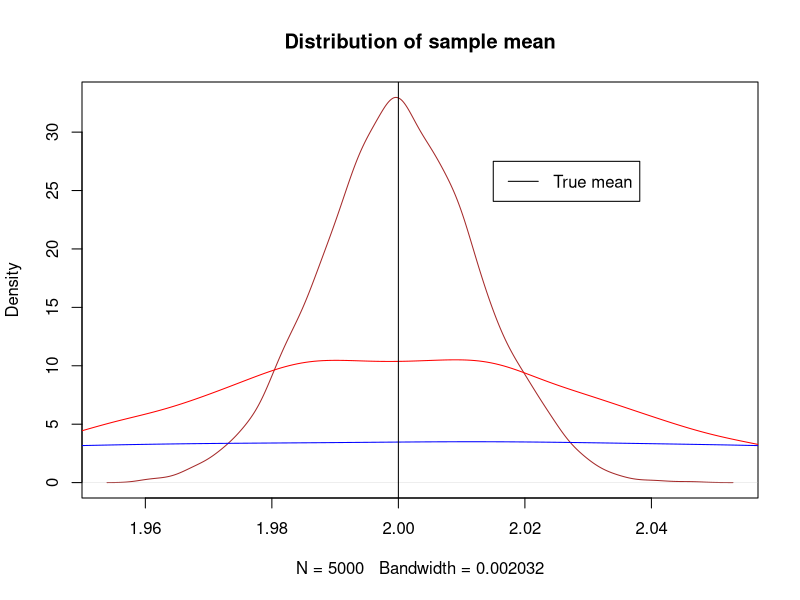
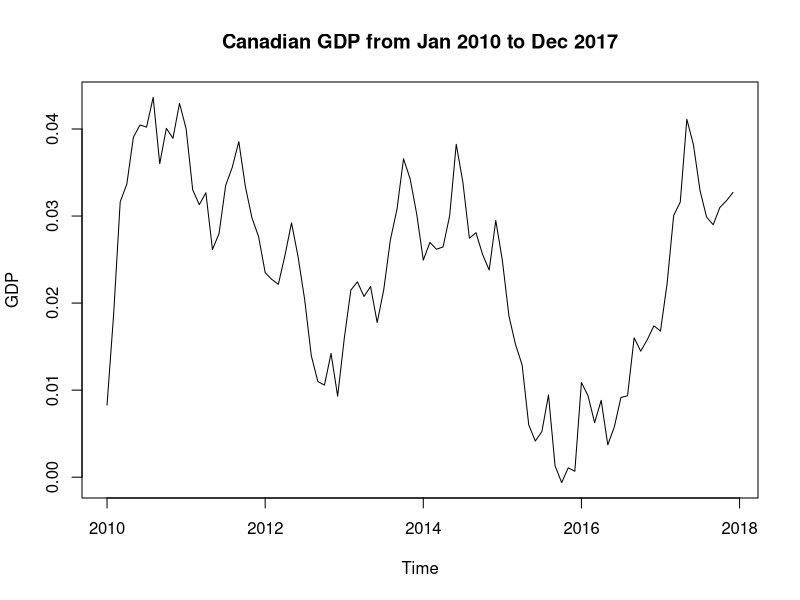
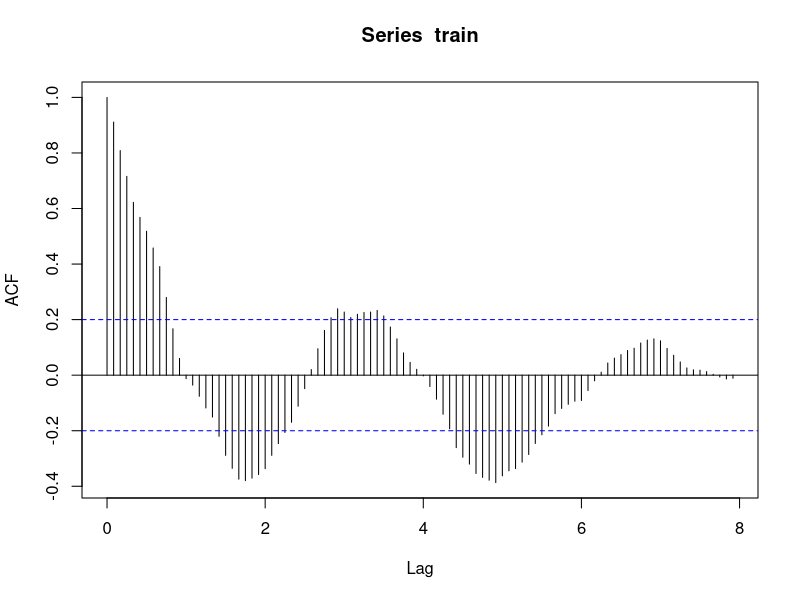
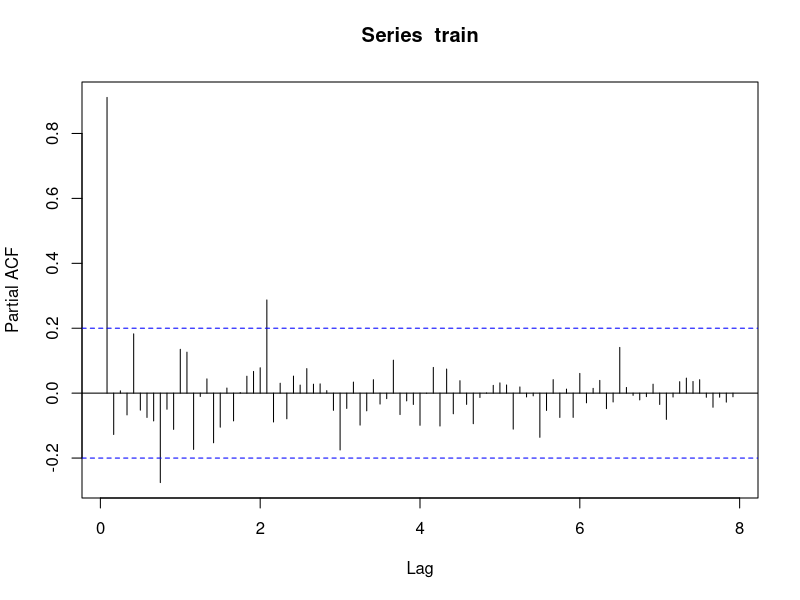
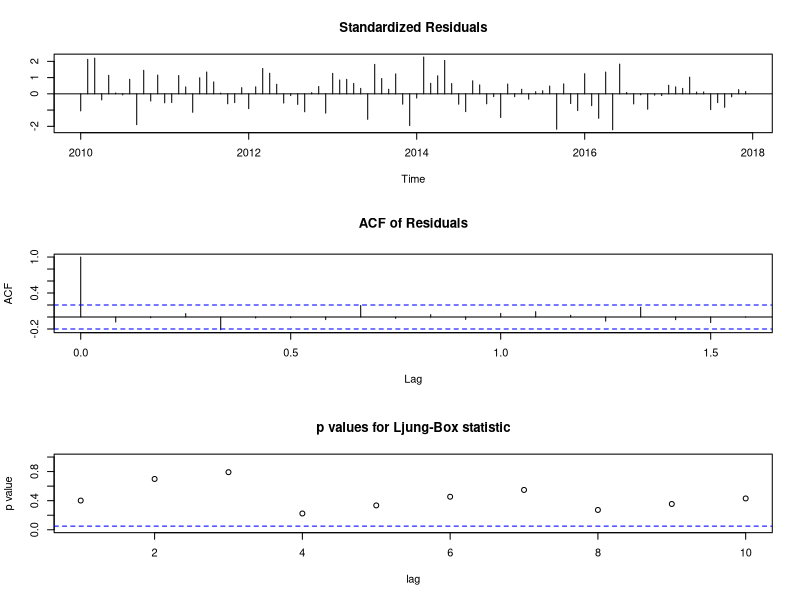
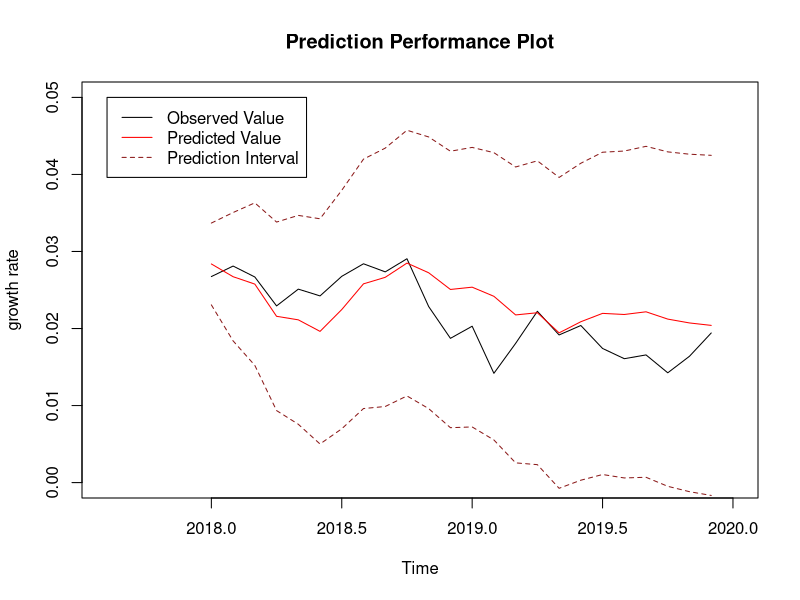
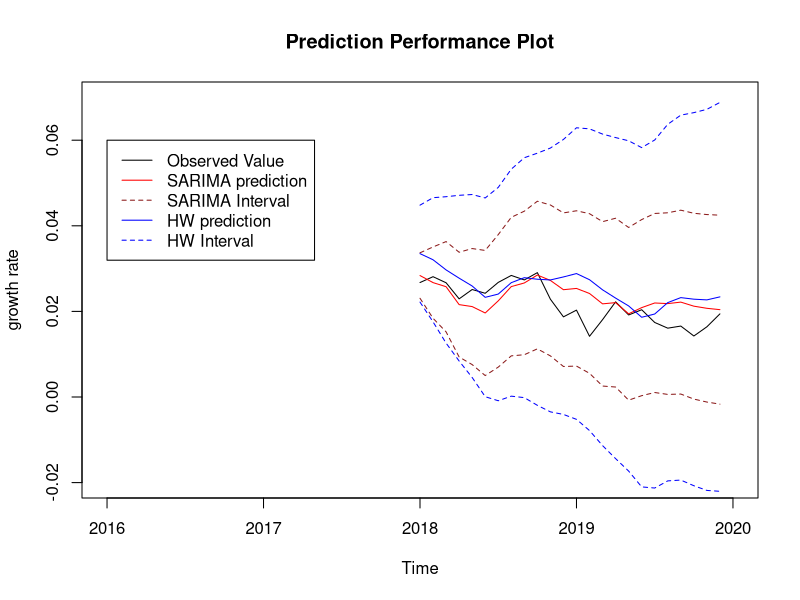
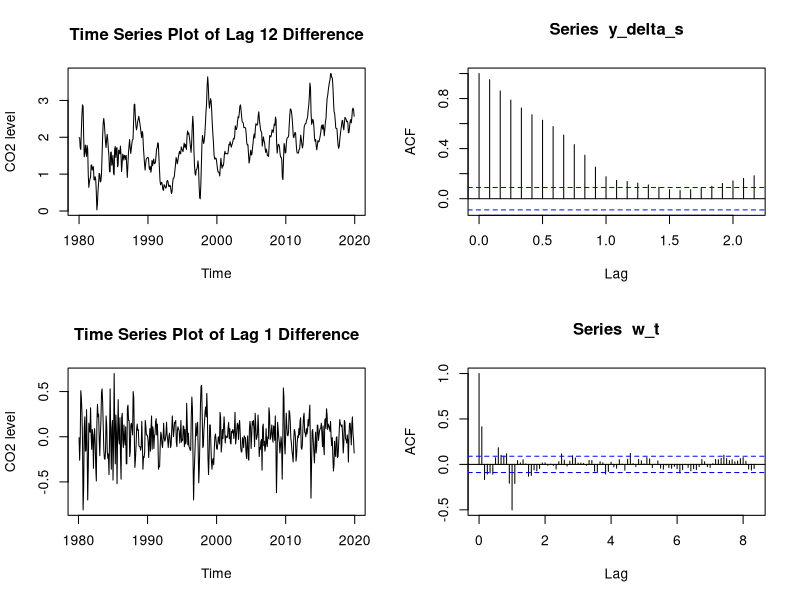

These figures' R source, in order: (Note: a time limit stopped this script after it produced the figures.)
## ---- chunk 1
knitr::opts_chunk$set(echo = TRUE)
library(knitr)
library(tseries)
library(zoo)
## ---- chunk 2
set.seed(61336194)
mu = 2
alpha = c(-0.8,0,0.8)
sigma2_alpha0 = 0.25/(1-0.8^2)
sigma2 = 0.25
m = 5000
n = 500 

simulation_data <- as.data.frame(matrix(data = c(rep(0,3*m)),
                                   nrow = m,
                                   ncol = 3))
for (i in 1:m) {
  x1 = arima.sim(n = 500, 
                list(ar = c(alpha[1])),
                sd = sqrt(sigma2)) + mu
  simulation_data[i,1] = mean(x1)
  
  x2 = ts(rnorm(500,0,sqrt(sigma2_alpha0))) + mu
  simulation_data[i,2] = mean(x2)
  
  x3 = arima.sim(n = 500, 
                list(ar = c(alpha[3])),
                sd = sqrt(sigma2)) + mu
  simulation_data[i,3] = mean(x3)
}
## ---- chunk 3
summary <- data.frame(alpha = c("-0.8","0","0.8"),
                      emprical_mean = c(0,0,0),
                      sd = c(0,0,0))
for (i in 1:3) {
  summary[i,2] = round(mean(simulation_data[,i]),3)
  summary[i,3] = round(sd(simulation_data[,i]),3)
}
kable(summary,
      caption = "Summary Result for AR(1) With Various Alpha")
## ---- chunk 4
plot(density(simulation_data$V1), 
     col = "brown",
     type = "l",
     main = "Distribution of sample mean")
lines(density(simulation_data$V2), col = "red", type = "l")
lines(density(simulation_data$V3), col = "blue", type = "l")
abline(v = 2.00)
legend(2.015,
       27.5,
       legend = c("True mean"),
       lty = c("solid"),
       col = c("black"))
## ---- chunk 5
q2data <- read.csv("CanandaGDP.csv",header = TRUE)
n = length(q2data$GDP)
xt <- ts(log((q2data$GDP[-c(1:12)])/(q2data$GDP[-c((n-11):n)])),
                                start = c(1998,1),
                                frequency = 12)
train <- window(xt, 
                start = c(2010,1), 
                end = c(2017,12))
test <- window(xt, 
               start = c(2018,1),
               end = c(2019,12))
plot(train, 
     main = "Canadian GDP from Jan 2010 to Dec 2017",
     ylab = "GDP")
acf(train, lag.max = 100)
pacf(train, lag.max = 100)
## ---- chunk 6
result <- data.frame(p = c(rep(0:3,3)),
                     Q = c(rep(0,3), rep(1,3), rep(2,3), rep(3,3)),
                     AIC = c(rep(0,12)))
for (i in 1:12) {
  mod <- arima(train, 
               order = c(result$p[i],0,0),
               seasonal = list(order = c(0,0,result$Q[i])))
  result[i,3] <- AIC(mod)
}
print(result[which.min(result$AIC),])
## ---- chunk 7
tsdiag(arima(train, 
               order = c(2,0,0),
               seasonal = list(order = c(0,0,3))))
## ---- chunk 8
model <- arima(train, 
               order = c(2,0,0),
               seasonal = list(order = c(0,0,3)))
pred <- predict(model, n.ahead = 24,  prediction.interval = TRUE, level = 0.95)
plot(test, type = "l", pch = 19, 
     main = "Prediction Performance Plot" ,ylab = "growth rate",
     xlim = c(2017.6, 2020.0),
     ylim = c(0,0.05))
lines(pred$pred, col = "red", type = "l", pch = 19)
lines(pred$pred - 1.96*pred$se, col = "firebrick4", lty = "dashed")
lines(pred$pred + 1.96*pred$se, col = "firebrick4", lty = "dashed")
legend(2017.6,
       0.05,
       legend = c("Observed Value", 
                  "Predicted Value", 
                  "Prediction Interval"),
       lty = c("solid","solid","dashed"),
       col = c("black", "red","firebrick4"))
## ---- chunk 9
HWmodel <- HoltWinters(train,seasonal = "additive")
predHW <- predict(HWmodel, n.ahead = 24,prediction.interval = TRUE, level = 0.95)
plot(test, type = "l", pch = 19, 
     main = "Prediction Performance Plot" ,ylab = "growth rate",
     xlim = c(2016, 2020.0),
     ylim = c(-0.02,0.07))
lines(pred$pred, col = "red", type = "l", pch = 19)
lines(pred$pred - 1.96*pred$se, col = "firebrick4", lty = "dashed")
lines(pred$pred + 1.96*pred$se, col = "firebrick4", lty = "dashed")
lines(predHW[,"fit"], col = "blue", type = "l", pch = 19)
lines(predHW[,"upr"], col = "blue", lty = "dashed")
lines(predHW[,"lwr"], col = "blue", lty = "dashed")
legend(2016,
       0.06,
       legend = c("Observed Value", 
                  "SARIMA prediction", 
                  "SARIMA Interval",
                  "HW prediction",
                  "HW Interval"),
       lty = c("solid","solid","dashed","solid","dashed"),
       col = c("black", "red","firebrick4","blue","blue"))
## ---- chunk 10
mspeBox <- mean((test - pred$pred)^2)
mspeHW <- mean((test - predHW[,"fit"])^2)
print(mspeBox)
print(mspeHW)
## ---- chunk 11
q3data <- read.csv("co2_mm_gl.csv", header = TRUE, skip = 55)
co2ts <- ts(q3data[,4], start = c(1979,1), frequency = 12)
training <- window(co2ts,start = c(1979,1),end = c(2019,12),frequency=12)
testing <- window(co2ts,start = c(2020,1),end = c(2022,10),frequency=12)
## ---- chunk 12
par(mfrow = c(2,2))
s=12
y_delta_s = diff(training, lag = s, difference = 1) 
plot(y_delta_s,
     ylab = "CO2 level",
     main = "Time Series Plot of Lag 12 Difference")
acf(y_delta_s)

#
w_t = diff(y_delta_s, lag = 1, difference = 1) 
plot(w_t,
     ylab = "CO2 level",
     main = "Time Series Plot of Lag 1 Difference")
acf(w_t, lag.max = 100)
## ---- chunk 13
p = 0
P = 0
q = c(0:5)
Q = c(0:5)
d = 1
D = 1
s = 12
sequence = c(rep(0,6),rep(1,6),rep(2,6),rep(3,6),rep(4,6),rep(5,6))
mods <- data.frame(p = rep(0,36),
               d = rep(1,36),
               q = sequence,
               P = rep(0,36),
               D = rep(1,36),
               Q = rep(0:5,6),
               AIC = rep(0,36))
for (i in 1:36) {
  q = mods$q[i]
  Q = mods$Q[i]
  mod <- arima(training, 
               order=c(p, d, q), 
               seasonal=list(order=c(P, D, Q),period=s))
  mods$AIC[i] <- mod$aic
}
print(mods[which.min(mods$AIC),])
## ---- chunk 14
model <- arima(training, 
               order = c(0,1,3), 
               seasonal = list(order = c(0,1,1),periods = 12))
print(model)
## ---- chunk 15
tsdiag(model)
## ---- chunk 16
pred <- predict(model,n.ahead = 34, prediction.interval = TRUE, level = 0.95)
plot(testing, type = "l", pch = 19, main = "Prediction Performance Plot" ,ylab = "CO2 level")
lines(pred$pred, col = "red", type = "l", pch = 19)
lines(pred$pred - 1.96*pred$se, col = "firebrick4", lty = "dashed")
lines(pred$pred + 1.96*pred$se, col = "firebrick4", lty = "dashed")
legend(2020.0,
       418.5,
       legend = c("Observed Value", 
                  "Predicted Value", 
                  "Prediction Interval"),
       lty = c("solid","solid","dashed"),
       col = c("black", "red","firebrick4"))
